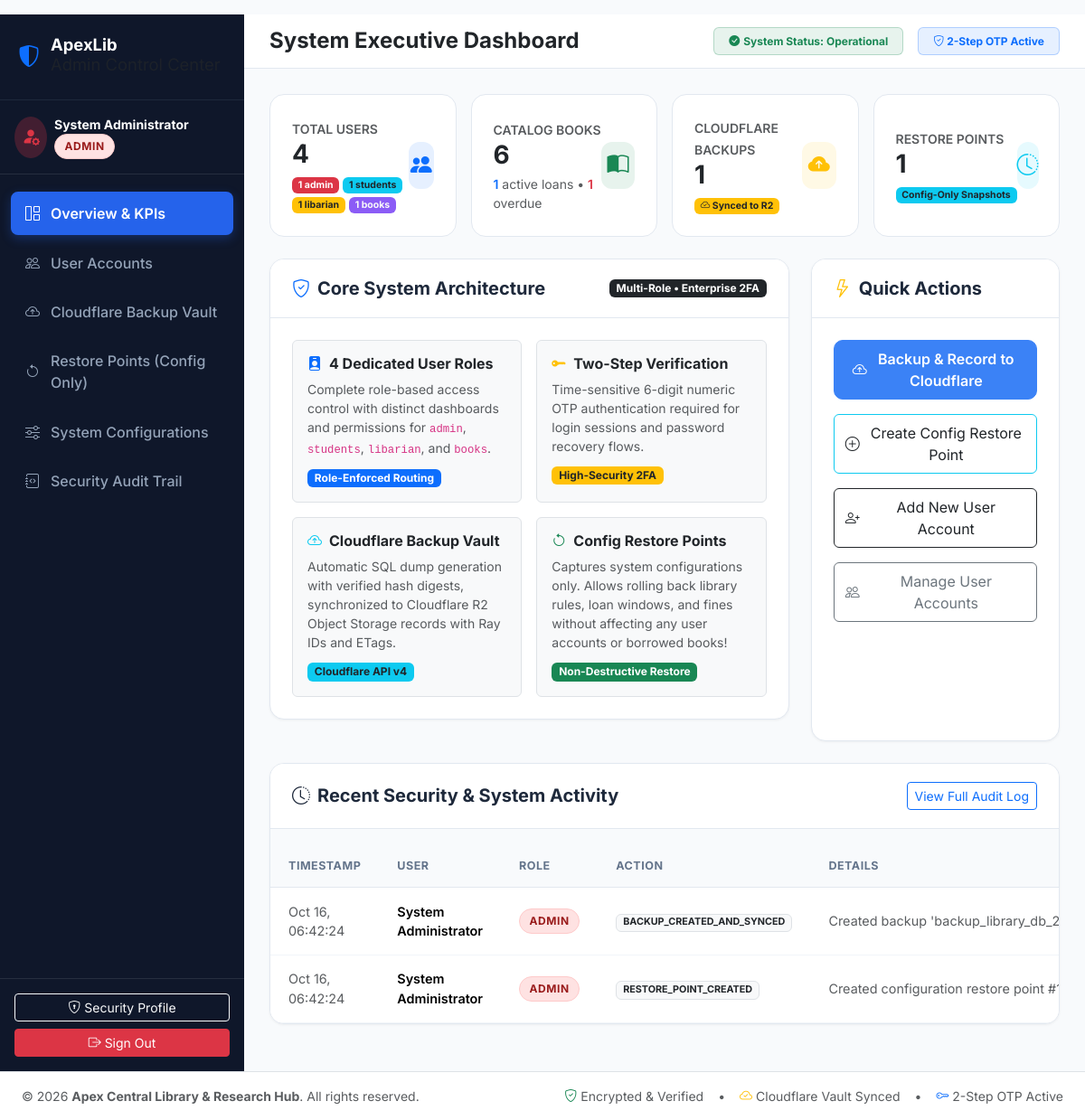
Page /dashboard_admin.php (signed in) on the earlier database version.
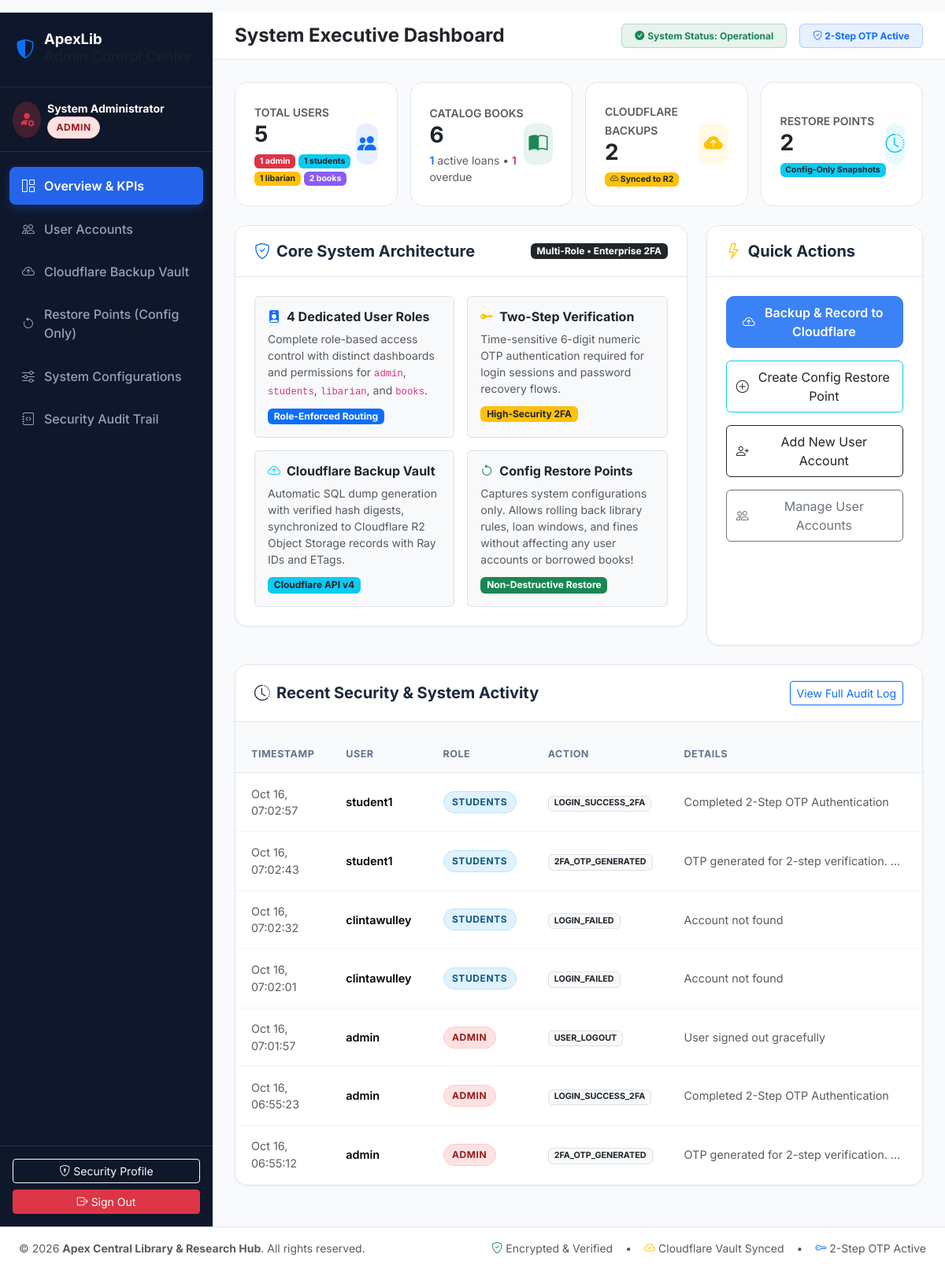
Same page on the later database version.
### tables this page shows
CREATE TABLE `audit_logs` (
  `id` int(11) NOT NULL AUTO_INCREMENT,
  `username` varchar(60) DEFAULT NULL,
  `role` varchar(30) DEFAULT NULL,
  `action` varchar(100) NOT NULL,
  `details` text DEFAULT NULL,
  `ip_address` varchar(45) DEFAULT NULL,
  `created_at` timestamp NOT NULL DEFAULT current_timestamp(),
  PRIMARY KEY (`id`)
);

### dashboard_admin.php (the view, shortened to what the changed rows need)
<?php
$pdo = getDBConnection();
$activeTab = $_GET['tab'] ?? 'overview';
$totalUsers = $pdo->query("SELECT COUNT(*) FROM users")->fetchColumn();
$totalBooks = $pdo->query("SELECT COUNT(*) FROM books")->fetchColumn();
$activeLoans = $pdo->query("SELECT COUNT(*) FROM book_loans WHERE status = 'borrowed'")->fetchColumn();
$overdueLoans = $pdo->query("SELECT COUNT(*) FROM book_loans WHERE status = 'overdue'")->fetchColumn();
$totalRestorePoints = $pdo->query("SELECT COUNT(*) FROM restore_points")->fetchColumn();
$totalCfRecords = $pdo->query("SELECT COUNT(*) FROM cloudflare_backup_records")->fetchColumn();
$roleCountsStmt = $pdo->query("SELECT role, COUNT(*) as cnt FROM users GROUP BY role");
$roleCounts = $roleCountsStmt->fetchAll(PDO::FETCH_KEY_PAIR);
$auditLogs = $pdo->query("
    SELECT id, username, role, action, details, ip_address, created_at
    FROM audit_logs
    ORDER BY id DESC
    LIMIT 25
")->fetchAll();
require_once __DIR__ . '/includes/header.php';
?>
<div class="dashboard-layout">
    <main class="main-content">
        <div class="content-body">
            <?php if ($activeTab === 'overview'): ?>
                <div class="row g-3 mb-4">
                    <div class="col-xl-3 col-md-6">
                        <div class="kpi-card d-flex align-items-center justify-content-between">
                            <div>
                                <span class="text-muted small fw-semibold text-uppercase">Total Users</span>
                                <h3 class="fw-bold mb-1 text-dark"><?= number_format($totalUsers) ?></h3>
                                <div class="small text-muted">
                                    <span class="badge bg-danger"><?= $roleCounts['admin'] ?? 0 ?> admin</span>
                                    <span class="badge bg-info text-dark"><?= $roleCounts['students'] ?? 0 ?> students</span>
                                    <span class="badge bg-warning text-dark"><?= $roleCounts['libarian'] ?? 0 ?> libarian</span>
                                    <span class="badge bg-purple text-light" style="background:#8b5cf6;"><?= $roleCounts['books'] ?? 0 ?> books</span>
                                </div>
                            </div>
                            <div class="kpi-icon-box bg-primary bg-opacity-10 text-primary">
                                <i class="bi bi-people-fill"></i>
                            </div>
                        </div>
                    </div>
                    <div class="col-xl-3 col-md-6">
                        <div class="kpi-card d-flex align-items-center justify-content-between">
                            <div>
                                <span class="text-muted small fw-semibold text-uppercase">Catalog Books</span>
                                <h3 class="fw-bold mb-1 text-dark"><?= number_format($totalBooks) ?></h3>
                                <div class="small text-muted">
                                    <span class="text-primary fw-semibold"><?= $activeLoans ?></span> active loans &bull;
                                    <span class="text-danger fw-semibold"><?= $overdueLoans ?></span> overdue
                                </div>
                            </div>
                            <div class="kpi-icon-box bg-success bg-opacity-10 text-success">
                                <i class="bi bi-book-half"></i>
                            </div>
                        </div>
                    </div>
                    <div class="col-xl-3 col-md-6">
                        <div class="kpi-card d-flex align-items-center justify-content-between">
                            <div>
                                <span class="text-muted small fw-semibold text-uppercase">Cloudflare Backups</span>
                                <h3 class="fw-bold mb-1 text-dark"><?= number_format($totalCfRecords) ?></h3>
                                <div class="small text-muted">
                                    <span class="badge bg-warning text-dark"><i class="bi bi-cloud-check"></i> Synced to R2</span>
                                </div>
                            </div>
                            <div class="kpi-icon-box bg-warning bg-opacity-10 text-warning">
                                <i class="bi bi-cloud-arrow-up-fill"></i>
                            </div>
                        </div>
                    </div>
                    <div class="col-xl-3 col-md-6">
                        <div class="kpi-card d-flex align-items-center justify-content-between">
                            <div>
                                <span class="text-muted small fw-semibold text-uppercase">Restore Points</span>
                                <h3 class="fw-bold mb-1 text-dark"><?= number_format($totalRestorePoints) ?></h3>
                                <div class="small text-muted">
                                    <span class="badge bg-info text-dark">Config-Only Snapshots</span>
                                </div>
                            </div>
                            <div class="kpi-icon-box bg-info bg-opacity-10 text-info">
                                <i class="bi bi-clock-history"></i>
                            </div>
                        </div>
                    </div>
                </div>
                <div class="row g-4 mb-4">
                    <div class="col-lg-8">
                        <div class="card-custom">
                            <div class="card-custom-header">
                                <h5 class="fw-bold mb-0"><i class="bi bi-shield-check text-primary me-2"></i>Core System Architecture</h5>
                                <span class="badge bg-dark">Multi-Role &bull; Enterprise 2FA</span>
                            </div>
                            <div class="p-4">
                                <div class="row g-3">
                                    <div class="col-md-6">
                                        <div class="p-3 rounded border bg-light h-100">
                                            <h6 class="fw-bold text-dark d-flex align-items-center gap-2">
                                                <i class="bi bi-person-badge-fill text-primary"></i> 4 Dedicated User Roles
                                            </h6>
                                            <p class="small text-muted mb-2">
                                                Complete role-based access control with distinct dashboards and permissions for <code>admin</code>, <code>students</code>, <code>libarian</code>, and <code>books</code>.
                                            </p>
                                            <span class="badge bg-primary">Role-Enforced Routing</span>
                                        </div>
                                    </div>
                                    <div class="col-md-6">
                                        <div class="p-3 rounded border bg-light h-100">
                                            <h6 class="fw-bold text-dark d-flex align-items-center gap-2">
                                                <i class="bi bi-key-fill text-warning"></i> Two-Step Verification
                                            </h6>
                                            <p class="small text-muted mb-2">
                                                Time-sensitive 6-digit numeric OTP authentication required for login sessions and password recovery flows.
                                            </p>
                                            <span class="badge bg-warning text-dark">High-Security 2FA</span>
                                        </div>
                                    </div>
                                    <div class="col-md-6">
                                        <div class="p-3 rounded border bg-light h-100">
                                            <h6 class="fw-bold text-dark d-flex align-items-center gap-2">
                                                <i class="bi bi-cloud-arrow-up text-info"></i> Cloudflare Backup Vault
                                            </h6>
                                            <p class="small text-muted mb-2">
                                                Automatic SQL dump generation with verified hash digests, synchronized to Cloudflare R2 Object Storage records with Ray IDs and ETags.
                                            </p>
                                            <span class="badge bg-info text-dark">Cloudflare API v4</span>
                                        </div>
                                    </div>
                                    <div class="col-md-6">
                                        <div class="p-3 rounded border bg-light h-100">
                                            <h6 class="fw-bold text-dark d-flex align-items-center gap-2">
                                                <i class="bi bi-arrow-counterclockwise text-success"></i> Config Restore Points
                                            </h6>
                                            <p class="small text-muted mb-2">
                                                Captures system configurations only. Allows rolling back library rules, loan windows, and fines without affecting any user accounts or borrowed books!
                                            </p>
                                            <span class="badge bg-success">Non-Destructive Restore</span>
                                        </div>
                                    </div>
                                </div>
                            </div>
                        </div>
                    </div>
                    <div class="col-lg-4">
                        <div class="card-custom h-100">
                            <div class="card-custom-header">
                                <h5 class="fw-bold mb-0"><i class="bi bi-lightning text-warning me-2"></i>Quick Actions</h5>
                            </div>
                            <div class="p-4 d-flex flex-column gap-3">
                                <form action="<?= BASE_URL ?>/dashboard_admin.php" method="POST">
                                    <button type="submit" class="btn btn-primary w-100 py-2 d-flex align-items-center justify-content-center gap-2">
                                        <i class="bi bi-cloud-arrow-up"></i> Backup & Record to Cloudflare
                                    </button>
                                </form>
                                <button type="button" class="btn btn-outline-info w-100 py-2 d-flex align-items-center justify-content-center gap-2 text-dark" data-bs-toggle="modal" data-bs-target="#newRestorePointModal">
                                    <i class="bi bi-plus-circle"></i> Create Config Restore Point
                                </button>
                                <button type="button" class="btn btn-outline-dark w-100 py-2 d-flex align-items-center justify-content-center gap-2" data-bs-toggle="modal" data-bs-target="#addUserModal">
                                    <i class="bi bi-person-plus"></i> Add New User Account
                                </button>
                                <a href="<?= BASE_URL ?>/dashboard_admin.php?tab=users" class="btn btn-outline-secondary w-100 py-2 d-flex align-items-center justify-content-center gap-2">
                                    <i class="bi bi-people"></i> Manage User Accounts
                                </a>
                            </div>
                        </div>
                    </div>
                </div>
                <div class="card-custom">
                    <div class="card-custom-header">
                        <h5 class="fw-bold mb-0"><i class="bi bi-clock-history me-2"></i>Recent Security & System Activity</h5>
                        <a href="<?= BASE_URL ?>/dashboard_admin.php?tab=logs" class="btn btn-sm btn-outline-primary">View Full Audit Log</a>
                    </div>
                    <div class="table-responsive">
                        <table class="table table-custom align-middle">
                            <thead>
                                <tr>
                                    <th>Timestamp</th>
                                    <th>User</th>
                                    <th>Role</th>
                                    <th>Action</th>
                                    <th>Details</th>
                                    <th>IP Address</th>
                                </tr>
                            </thead>
                            <tbody>
                                <?php foreach (array_slice($auditLogs, 0, 7) as $log): ?>
                                    <tr>
                                        <td class="text-muted small"><?= date('M d, H:i:s', strtotime($log['created_at'])) ?></td>
                                        <td class="fw-semibold"><?= htmlspecialchars($log['username'] ?? 'System') ?></td>
                                        <td><span class="role-pill role-<?= htmlspecialchars($log['role'] ?? 'admin') ?>"><?= htmlspecialchars($log['role'] ?? 'admin') ?></span></td>
                                        <td><span class="badge bg-light text-dark border"><?= htmlspecialchars($log['action']) ?></span></td>
                                        <td class="small text-muted text-truncate" style="max-width:320px;"><?= htmlspecialchars($log['details']) ?></td>
                                        <td class="font-monospace small text-muted"><?= htmlspecialchars($log['ip_address'] ?? '127.0.0.1') ?></td>
                                    </tr>
                                <?php endforeach; ?>
                            </tbody>
                        </table>
                    </div>
                </div>
            <?php endif; ?>
        </div>
    </main>
</div>
<?php require_once __DIR__ . '/includes/footer.php'; ?>

Differences in the rows shown:
no longer on this page (row unchanged): audit_logs: created_at "Oct 16, 06:42:24", username "System Administrator", role "ADMIN", action "BACKUP_CREATED_AND_SYNCED", details "Created backup 'backup_library_db_20…"
no longer on this page (row unchanged): audit_logs: created_at "Oct 16, 06:42:24", username "System Administrator", role "ADMIN", action "RESTORE_POINT_CREATED", details "Created configuration restore point #1:…"
added audit_logs: created_at "Oct 16, 07:02:57", username "student1", role "STUDENTS", action "LOGIN_SUCCESS_2FA", details "Completed 2-Step OTP Authentication"
added audit_logs: created_at "Oct 16, 07:02:43", username "student1", role "STUDENTS", action "2FA_OTP_GENERATED", details "OTP generated for 2-step verification.…"
added audit_logs: created_at "Oct 16, 07:02:32", username "clintawulley", role "STUDENTS", action "LOGIN_FAILED", details "Account not found"
added audit_logs: created_at "Oct 16, 07:02:01", username "clintawulley", role "STUDENTS", action "LOGIN_FAILED", details "Account not found"
added audit_logs: created_at "Oct 16, 07:01:57", username "admin", role "ADMIN", action "USER_LOGOUT", details "User signed out gracefully"
added audit_logs: created_at "Oct 16, 06:55:23", username "admin", role "ADMIN", action "LOGIN_SUCCESS_2FA", details "Completed 2-Step OTP Authentication"
added audit_logs: created_at "Oct 16, 06:55:12", username "admin", role "ADMIN", action "2FA_OTP_GENERATED", details "OTP generated for 2-step verification.…"
Other differences:
$totalUsers: "4" → "5"
$roleCounts['books']: "1" → "2"
$totalCfRecords: "1" → "2"
$totalRestorePoints: "1" → "2"
